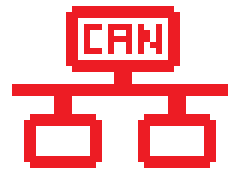
#> input picture sw-dashboard-e2-master_kopia/ikonki/CAN.bmp, 40 x 30 px (shown 6 times larger)
$ python array.py CAN.bmp
#> lines starting #> are read from the running program, lines starting #| are printed output that depends on the picture; after the words box and inside, x2 and y2 are one past the last pixel; in counts of white or black regions, pixels touching at a corner belong together
import sys, os
import matplotlib.pyplot as plt
import numpy as np

def rgb2gray(rgb):
    return np.dot(rgb[...,:3], [0.2989, 0.5870, 0.1140])

im = plt.imread(sys.argv[1])
#> im is the input picture: shape (30, 40, 3); mean R, G, B 249.5, 185.4, 187.8
gray = rgb2gray(im)
#> in rgb2gray, `return np.dot(rgb[...,:3], [0.2989, 0.5870, 0.1140])`:
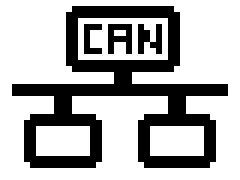
#> returned value: shape (30, 40) float64 (shown 6 times larger); values 91.38 (black) and 255 (white), 69.3% white; black in thin lines or dots, all inside (x1, y1, x2, y2) = (2, 1, 38, 28)
# im = (255-im)
# gray = (255-gray)
gray = gray / np.amax(gray)
gray = gray * 255
name = os.path.splitext(os.path.basename(sys.argv[1]))[0]
first = True
pixels=0
min_level = 40

with open(os.path.splitext(sys.argv[1])[0]+'.txt', 'w') as f:
    f.write('iconA_t '+name+'IconA = {'+str(im.shape[1])+','+str(im.shape[0])+',{')
    for row in gray:
        for col in row:
            if first:
                val = int(col/16)
                first = False
            else:
                val = val + 16*int(col/16)
                f.write(str(val)+', ')
                first = True
            pixels = pixels + 1
            if pixels>79:
                f.write('\n')
                pixels = 0
#> this loop made 30 passes
#> after the loop, pixels = 0; val = 255
    f.write('}};')

$ run again, on sw-dashboard-e2-master_kopia/ikonki/cruise.bmp
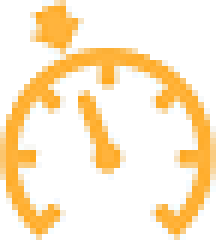
#> input picture sw-dashboard-e2-master_kopia/ikonki/cruise.bmp, 36 x 40 px (shown 6 times larger)
#> im is the input picture: shape (40, 36, 3); mean R, G, B 253.6, 234.7, 204
#> in rgb2gray, `return np.dot(rgb[...,:3], [0.2989, 0.5870, 0.1140])`:
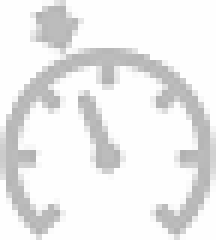
#> returned value: shape (40, 36) float64 (shown 6 times larger); min 177.1, max 255, mean 236.8
#> the loop `for row in gray:` made 40 passes
#> after the loop `for row in gray:`: pixels = 0; val = 255
